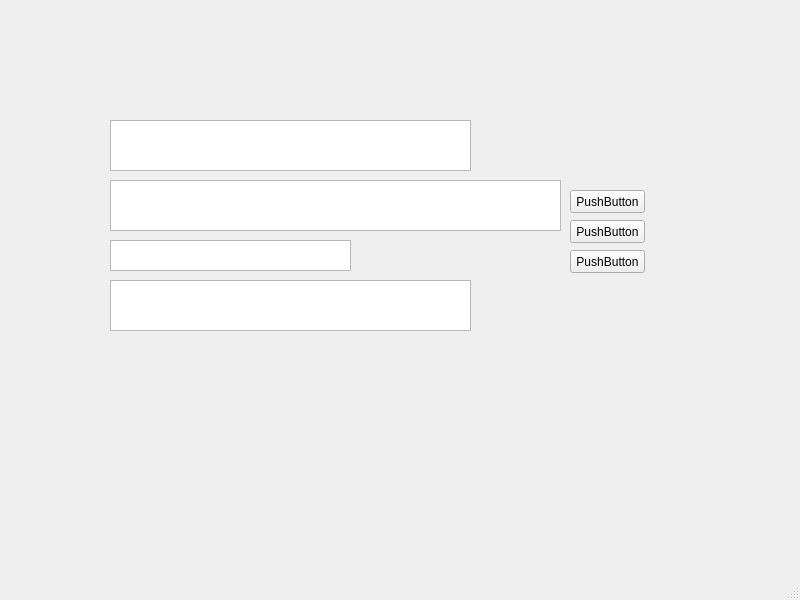
<?xml version="1.0" encoding="UTF-8"?>
<ui version="4.0">
 <class>MainWindow</class>
 <widget class="QMainWindow" name="MainWindow">
  <property name="geometry">
   <rect>
    <x>0</x>
    <y>0</y>
    <width>800</width>
    <height>600</height>
   </rect>
  </property>
  <property name="windowTitle">
   <string>MainWindow</string>
  </property>
  <widget class="QWidget" name="centralwidget">
   <widget class="QPlainTextEdit" name="cptext">
    <property name="geometry">
     <rect>
      <x>110</x>
      <y>280</y>
      <width>361</width>
      <height>51</height>
     </rect>
    </property>
   </widget>
   <widget class="QPushButton" name="de">
    <property name="geometry">
     <rect>
      <x>570</x>
      <y>250</y>
      <width>75</width>
      <height>23</height>
     </rect>
    </property>
    <property name="text">
     <string>PushButton</string>
    </property>
   </widget>
   <widget class="QPlainTextEdit" name="plain">
    <property name="geometry">
     <rect>
      <x>110</x>
      <y>120</y>
      <width>361</width>
      <height>51</height>
     </rect>
    </property>
   </widget>
   <widget class="QPlainTextEdit" name="matrix">
    <property name="geometry">
     <rect>
      <x>110</x>
      <y>180</y>
      <width>451</width>
      <height>51</height>
     </rect>
    </property>
   </widget>
   <widget class="QTextEdit" name="key">
    <property name="geometry">
     <rect>
      <x>110</x>
      <y>240</y>
      <width>241</width>
      <height>31</height>
     </rect>
    </property>
   </widget>
   <widget class="QPushButton" name="en">
    <property name="geometry">
     <rect>
      <x>570</x>
      <y>220</y>
      <width>75</width>
      <height>23</height>
     </rect>
    </property>
    <property name="text">
     <string>PushButton</string>
    </property>
   </widget>
   <widget class="QPushButton" name="taokey">
    <property name="geometry">
     <rect>
      <x>570</x>
      <y>190</y>
      <width>75</width>
      <height>23</height>
     </rect>
    </property>
    <property name="text">
     <string>PushButton</string>
    </property>
   </widget>
  </widget>
  <widget class="QMenuBar" name="menubar">
   <property name="geometry">
    <rect>
     <x>0</x>
     <y>0</y>
     <width>800</width>
     <height>21</height>
    </rect>
   </property>
  </widget>
  <widget class="QStatusBar" name="statusbar"/>
 </widget>
 <resources/>
 <connections/>
</ui>
